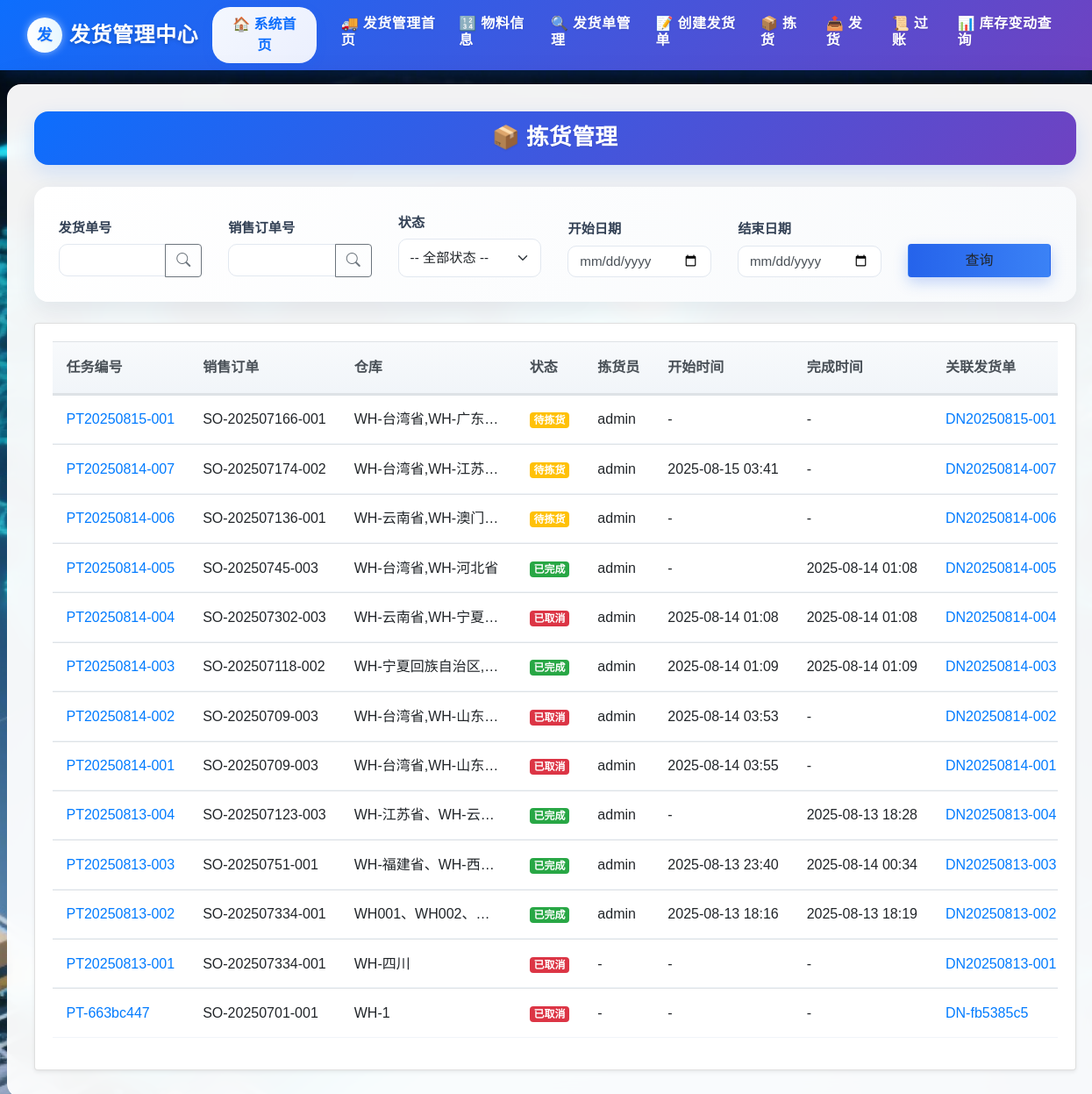
The app's page /delivery/picking_tasks (signed in), older data.
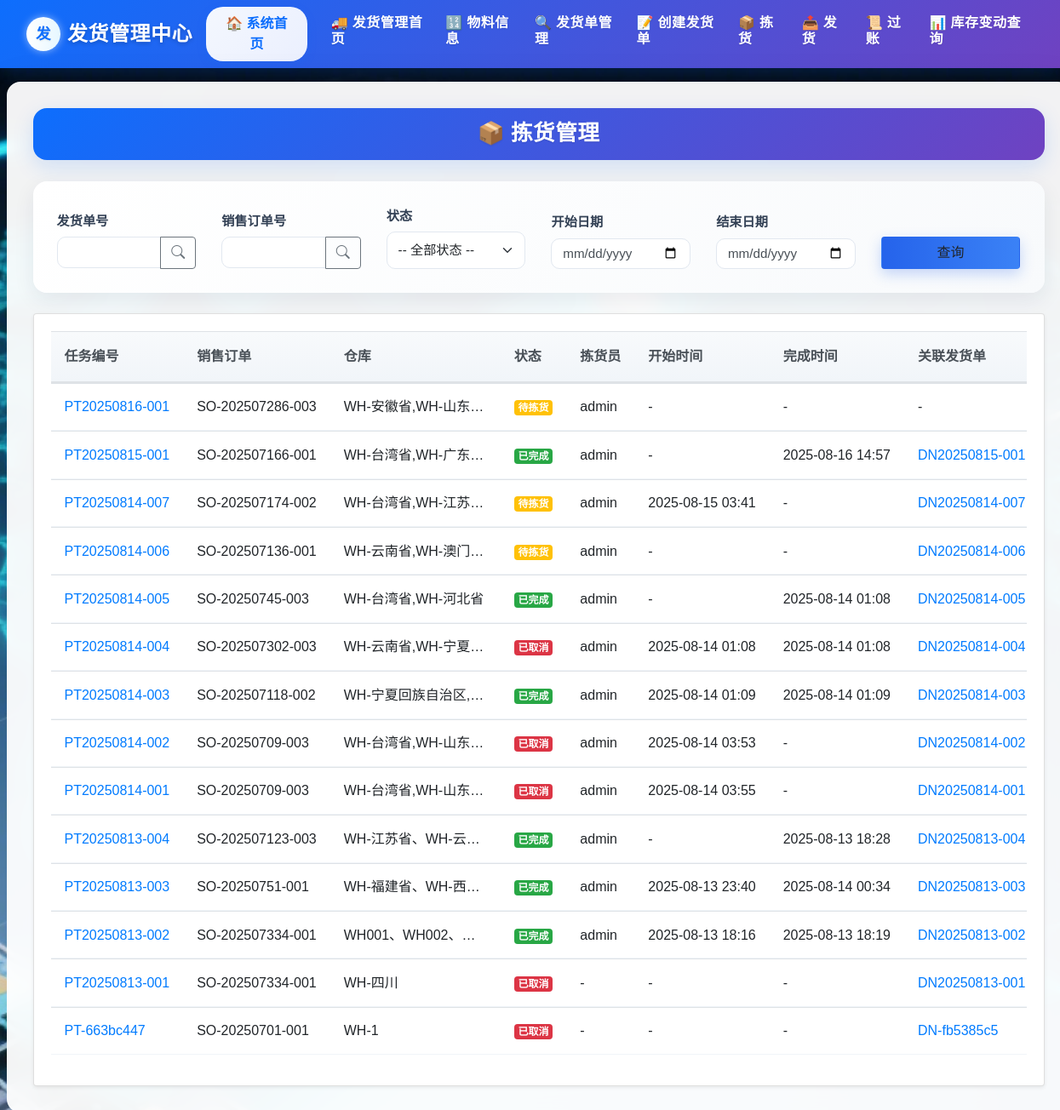
The same page, newer data.
### delivery/models.py (models this page shows)
class PickingTask(db.Model):
    __tablename__ = 'PickingTask'
    task_id = db.Column(db.String(255), primary_key=True)
    sales_order_id = db.Column(db.String(255), db.ForeignKey('SalesOrder.sales_order_id'), nullable=False)
    warehouse_code = db.Column(db.String(255), nullable=False)
    status = db.Column(db.String(50))
    picker = db.Column(db.String(255))
    assigned_at = db.Column(db.DateTime, nullable=True)
    start_time = db.Column(db.DateTime)
    complete_time = db.Column(db.DateTime)
    remarks = db.Column(db.Text)
    items = db.relationship('PickingTaskItem', backref='picking_task', cascade='all, delete-orphan', lazy=True)
    sales_order = db.relationship('SalesOrder', backref='picking_tasks')
    VALID_TRANSITIONS = {
        '待拣货': ['已完成', '已取消'],
        '已完成': [],
        '已取消': []
    }

class DeliveryNote(db.Model):
    __tablename__ = 'DeliveryNote'
    delivery_note_id = db.Column(db.String(255), primary_key=True)
    picking_task_id = db.Column(db.String(255), db.ForeignKey('PickingTask.task_id'), nullable=False)
    sales_order_id = db.Column(db.String(255), db.ForeignKey('SalesOrder.sales_order_id'), nullable=False)
    delivery_date = db.Column(db.DateTime, nullable=False)
    warehouse_code = db.Column(db.String(255), nullable=False)
    status = db.Column(db.Enum(
        '已创建',
        '已拣货',
        '已发货',
        '已过账',
        '已取消'
    ), default='已创建', nullable=False)
    posted_by = db.Column(db.String(255))
    posted_at = db.Column(db.DateTime)
    created_by = db.Column(db.String(255))
    remarks = db.Column(db.Text)
    items = db.relationship('DeliveryItem', backref='delivery_note', cascade='all, delete-orphan', lazy=True)
    sales_order = db.relationship('SalesOrder', backref='delivery_notes')
    picking_task = db.relationship('PickingTask', backref='delivery_note')
    VALID_TRANSITIONS = {
        '已创建': ['已拣货', '已取消'],
        '已拣货': ['已发货', '已取消'],
        '已发货': ['已过账'],
        '已过账': [],
        '已取消': []
    }

### delivery/views.py (the view)
@delivery_bp.route('/picking_tasks', methods=['GET', 'POST'])
@login_required
def picking_task_list():
    form = forms.SearchPickingTaskForm(request.args)  # 如果用 GET
    q = db.session.query(PickingTask)
    if form.delivery_id.data:
        q = q.join(DeliveryNote, isouter=True).filter(
            DeliveryNote.delivery_note_id.like(f"%{form.delivery_id.data.strip()}%")
        )
    if form.sales_order_id.data:
        q = q.filter(PickingTask.sales_order_id.like(f"%{form.sales_order_id.data.strip()}%"))
    if form.status.data:
        q = q.filter(PickingTask.status == form.status.data)
    if form.start_date.data:
        q = q.filter(PickingTask.start_time >= form.start_date.data)
    if form.end_date.data:
        q = q.filter(PickingTask.start_time <= form.end_date.data)
    q = q.order_by(
        PickingTask.assigned_at.desc().nullslast(),
        PickingTask.complete_time.desc().nullslast(),
        PickingTask.start_time.desc().nullslast()
    )
    tasks = q.all()
    rows = []
    for t in tasks:
        dn = (db.session.query(DeliveryNote)
              .filter_by(picking_task_id=t.task_id)
              .order_by(DeliveryNote.delivery_date)
              .first())
        rows.append({'task': t, 'delivery': dn})
    return render_template('delivery/picking_task_list.html', form=form, rows=rows)

### templates/delivery/picking_task_list.html (shortened to what this page needs)
{% extends "delivery/base.html" %}
{% block head_extra %}
<link rel="stylesheet" href="{{ url_for('static', filename='delivery/delivery_styles.css') }}">
{% endblock %}
{% block content %}
<div class="form-title-container">
  <h1 class="form-title">📦 拣货管理</h1>
</div>
<div class="delivery-card animate-fade">
  <form method="get" class="row g-3 query-form align-items-end">
    <div class="col-md-2">
      <label class="form-label" for="delivery_id">{{ form.delivery_id.label.text }}</label>
      <div class="input-group">
        {{ form.delivery_id(class="form-control", id="delivery_id") }}
        <button type="button" class="btn btn-outline-secondary"
                onclick="openCentered('{{ url_for('delivery.delivery_helper') }}', 'deliveryHelper', 800, 600)">
          <i class="bi bi-search"></i>
        </button>
      </div>
    </div>
    <div class="col-md-2">
      <label class="form-label" for="sales_order_id">{{ form.sales_order_id.label.text }}</label>
      <div class="input-group">
        {{ form.sales_order_id(class="form-control", id="sales_order_id") }}
        <button type="button" class="btn btn-outline-secondary"
                onclick="openCentered('{{ url_for('delivery.sales_helper') }}', 'salesHelper', 800, 600)">
          <i class="bi bi-search"></i>
        </button>
      </div>
    </div>
    <div class="col-md-2">
      {{ form.status.label(class="form-label") }}
      {{ form.status(class="form-select") }}
    </div>
    <div class="col-md-2">
      {{ form.start_date.label(class="form-label") }}
      {{ form.start_date(class="form-control", type="date") }}
    </div>
    <div class="col-md-2">
      {{ form.end_date.label(class="form-label") }}
      {{ form.end_date(class="form-control", type="date") }}
    </div>
    <div class="col-md-2">
      {{ form.submit(class="btn btn-search w-100") }}
    </div>
  </form>
</div>
<div class="card shadow-sm">
  <div class="card-body">
    <div class="table-responsive">
      <table class="table table-hover align-middle delivery-table">
        <thead class="thead-light">
          <tr>
            <th>任务编号</th>
            <th>销售订单</th>
            <th>仓库</th>
            <th>状态</th>
            <th>拣货员</th>
            <th>开始时间</th>
            <th>完成时间</th>
            <th>关联发货单</th>
          </tr>
        </thead>
        <tbody>
          {% for row in rows %}
          {% set task = row.task %}
          {% set delivery = row.delivery %}
          <tr>
            <td title="{{ task.task_id }}">
              <a href="{{ url_for('delivery.picking_task_detail', task_id=task.task_id) }}">
                {{ task.task_id }}
              </a>
            </td>
            <td title="{{ task.sales_order_id }}">{{ task.sales_order_id }}</td>
            <td title="{{ task.warehouse_code }}">{{ task.warehouse_code }}</td>
            <td title="{{ task.status }}">
              <span class="badge
                {% if task.status == '待拣货' %}bg-warning
                {% elif task.status == '已完成' %}bg-success
                {% else %}bg-danger{% endif %}">
                {{ task.status }}
              </span>
            </td>
            <td title="{{ task.picker or '-' }}">{{ task.picker or '-' }}</td>
            <td title="{{ task.start_time.strftime('%Y-%m-%d %H:%M') if task.start_time else '-' }}">
              {{ task.start_time.strftime('%Y-%m-%d %H:%M') if task.start_time else '-' }}
            </td>
            <td title="{{ task.complete_time.strftime('%Y-%m-%d %H:%M') if task.complete_time else '-' }}">
              {{ task.complete_time.strftime('%Y-%m-%d %H:%M') if task.complete_time else '-' }}
            </td>
            <td title="{{ delivery.delivery_note_id if delivery else '-' }}">
              {% if delivery %}
                <a href="{{ url_for('delivery.picking_task_detail', task_id=task.task_id) }}">
                  {{ delivery.delivery_note_id }}
                </a>
              {% else %}
                -
              {% endif %}
            </td>
          </tr>
          {% else %}
          <tr>
            <td colspan="8" class="text-center">暂无拣货任务</td>
          </tr>
          {% endfor %}
        </tbody>
      </table>
    </div>
  </div>
</div>
{% endblock %}

### templates/delivery/base.html (shortened to what this page needs)
<!doctype html>
<html lang="zh-CN">
  <head>
    <link href="https://cdn.jsdelivr.net/npm/bootstrap@5.3.0/dist/css/bootstrap.min.css" rel="stylesheet">
    <link href="https://cdn.jsdelivr.net/npm/bootstrap-icons@1.10.0/font/bootstrap-icons.css" rel="stylesheet">
    <link rel="stylesheet" href="{{ url_for('static', filename='delivery/delivery_styles.css') }}">
    <link rel="stylesheet" href="https://cdn.staticfile.org/twitter-bootstrap/4.3.1/css/bootstrap.min.css">
    {% block head_extra %}{% endblock %}
  </head>
  <body>
    <nav class="navbar navbar-expand-lg" style="background: linear-gradient(135deg, #0d6efd, #6f42c1); box-shadow: 0 4px 20px rgba(13, 110, 253, 0.25);">
      <div class="container-fluid">
        <div class="d-flex align-items-center">
          <a class="navbar-brand text-white d-flex align-items-center gap-2" >
            <span class="rounded-circle d-inline-flex justify-content-center align-items-center" style="width:40px;height:40px;background:linear-gradient(90deg, #ffffff, #e6f7ff); color:#0d6efd; font-weight:800; box-shadow: 0 0 10px rgba(255,255,255,0.5)">发</span>
            <div class="d-none d-md-block">
              <div style="font-size:1.5rem; font-weight:600; text-shadow: 0 2px 4px rgba(0,0,0,0.2)">发货管理中心</div>
            </div>
          </a>
        </div>
        <a class="btn btn-home-return me-3" href="{{ url_for('auth.dashboard') }}">
          🏠 系统首页
        </a>
        <div class="collapse navbar-collapse" id="navbarNav">
          <ul class="navbar-nav">
            <li class="nav-item mx-1">
              <a class="nav-link text-white fw-medium position-relative" href="{{ url_for('delivery.delivery_home') }}" style="transition: all 0.3s; color: white !important;">
                <h6>🚚 发货管理首页</h6>
              </a>
            </li>
            <li class="nav-item mx-1">
              <a class="nav-link text-white fw-medium position-relative" href="{{ url_for('delivery.inventory_detail') }}" style="transition: all 0.3s; color: white !important;">
                <h6>🔢 物料信息</h6>
              </a>
            </li>
            <li class="nav-item mx-1">
              <a class="nav-link text-white fw-medium position-relative" href="{{ url_for('delivery.delivery_list') }}" style="transition: all 0.3s; color: white !important;">
                <h6>🔍 发货单管理</h6>
              </a>
            </li>
            <li class="nav-item mx-1">
              <a class="nav-link text-white fw-medium position-relative" href="{{ url_for('delivery.create_delivery') }}" style="transition: all 0.3s; color: white !important;">
                <h6>📝 创建发货单</h6>
              </a>
            </li>
            <li class="nav-item mx-1">
              <a class="nav-link text-white fw-medium position-relative" href="{{ url_for('delivery.picking_task_list') }}" style="transition: all 0.3s; color: white !important;">
                <h6>📦 拣货</h6>
              </a>
            </li>
            <li class="nav-item mx-1">
              <a class="nav-link text-white fw-medium position-relative" href="{{ url_for('delivery.shipment_list')}}" style="transition: all 0.3s; color: white !important;">
                <h6>📤 发货</h6>
              </a>
            </li>
            <li class="nav-item mx-1">
              <a class="nav-link text-white fw-medium position-relative" href="{{ url_for('delivery.post_list' )}}" style="transition: all 0.3s; color: white !important;">
                <h6>📜 过账</h6>
              </a>
            </li>
            <li class="nav-item mx-1">
              <a class="nav-link text-white fw-medium position-relative" href="{{ url_for('delivery.inventory_movement' )}}" style="transition: all 0.3s; color: white !important;">
                <h6>📊 库存变动查询</h6>
              </a>
            </li>
          </ul>
        </div>
      </div>
    </nav>
    <div class="container">
      <div class="content-card">
        {% block content %}{% endblock %}
      </div>
    </div>
  </body>
</html>

Row changes from the older to the newer data that the page shows:
added PickingTask: task_id "PT20250816-001", sales_order_id "SO-202507286-003", warehouse_code "WH-安徽省,WH-山东…", status "待拣货", picker "admin", start_time "-", complete_time "-"
changed PickingTask "PT20250815-001": status "待拣货" → "已完成" (drawn)
Text that changed along with them:
new list line: "PT20250815-001 SO-202507166-001 WH-台湾省,WH-广东… 已完成 admin - 2025-08-16 14:57"
new list line: "DN20250815-001"
list line gone: "PT20250815-001 SO-202507166-001 WH-台湾省,WH-广东… 待拣货 admin - -"
list line gone: "DN20250815-001"
